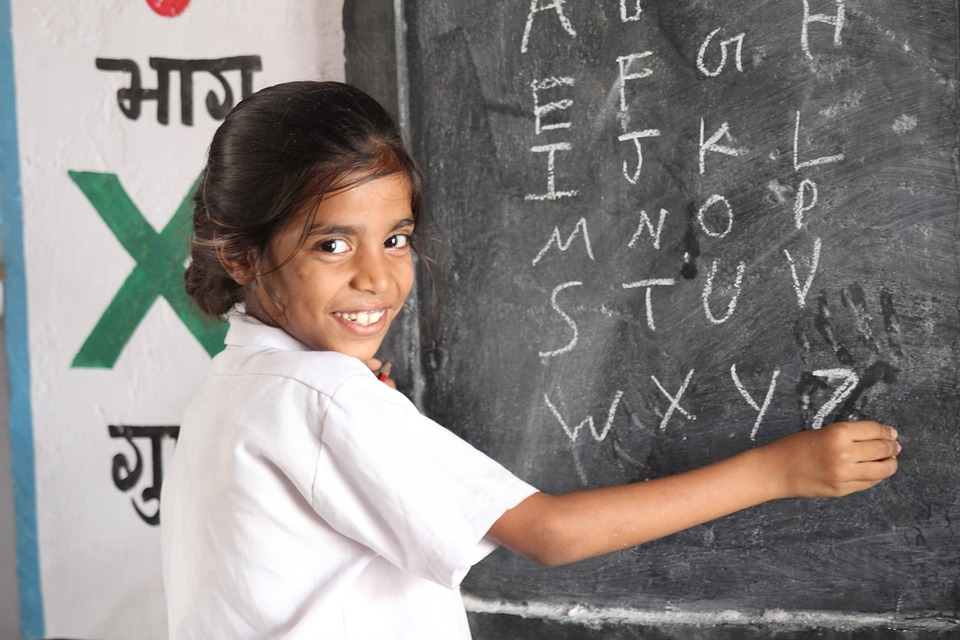
#> input picture samples/bg _before_image.jpg, 960 x 640 px
$ python -i smart_cropper.py   (imports and definitions only)
#> lines starting #> are read from the running program, lines starting #| are printed output that depends on the picture
#> further down, picture is the input picture: PIL image 960x640 RGB; mean R, G, B 136.9, 132.1, 130.1
### app/utils/image_utils.py
"""
app/utils/image_utils.py
Shared helpers for loading, validating, and encoding images.
"""

import io
import base64
from typing import Tuple

import numpy as np
from PIL import Image
from fastapi import HTTPException, UploadFile

ALLOWED_TYPES = {"image/jpeg", "image/png", "image/webp", "image/bmp", "image/tiff"}
MAX_FILE_SIZE_MB = 10


# [7 lines left out: function validate_upload, not called in this run]


async def read_image_bytes(file: UploadFile) -> bytes:
    data = await file.read()
    if len(data) > MAX_FILE_SIZE_MB * 1024 * 1024:
        raise HTTPException(
            status_code=413,
            detail=f"File too large. Maximum allowed size is {MAX_FILE_SIZE_MB} MB.",
        )
    return data


# [11 lines left out: functions bytes_to_pil, pil_to_bytes, not called in this run]


def pil_to_cv2(image: Image.Image) -> np.ndarray:
    import cv2
    rgb = np.array(image.convert("RGB"))
    return cv2.cvtColor(rgb, cv2.COLOR_RGB2BGR)


def cv2_to_pil(arr: np.ndarray) -> Image.Image:
    import cv2
    rgb = cv2.cvtColor(arr, cv2.COLOR_BGR2RGB)
    return Image.fromarray(rgb)


# [4 lines left out: function image_to_base64, not called in this run]


def image_size_info(image: Image.Image) -> dict:
    return {"width": image.width, "height": image.height, "mode": image.mode}

### app/core/smart_cropper.py
"""
app/core/smart_cropper.py
Smart cropping: detect faces or salient regions and crop around them.
"""

from __future__ import annotations

import cv2
import numpy as np
from PIL import Image
from typing import Optional, Tuple, Literal

from app.utils.image_utils import pil_to_cv2, cv2_to_pil

CropMode = Literal["face", "object", "center"]

_FACE_CASCADE_PATH = cv2.data.haarcascades + "haarcascade_frontalface_default.xml"


def smart_crop(
    image: Image.Image,
    target_size: Tuple[int, int] = (512, 512),
    mode: CropMode = "face",
    padding_ratio: float = 0.25,
) -> Image.Image:
    arr = pil_to_cv2(image)

    if mode == "face":
        region = _detect_face_region(arr)
    elif mode == "object":
        region = _detect_salient_region(arr)
    else:
        region = None

    if region is None:
        cropped = _center_crop(arr, target_size)
    else:
        x, y, w, h = _expand_region(region, arr.shape, padding_ratio)
        cropped = arr[y: y + h, x: x + w]

    resized = cv2.resize(cropped, target_size, interpolation=cv2.INTER_LANCZOS4)
    return cv2_to_pil(resized)


def _detect_face_region(
    bgr: np.ndarray,
) -> Optional[Tuple[int, int, int, int]]:
    cascade = cv2.CascadeClassifier(_FACE_CASCADE_PATH)
    gray = cv2.cvtColor(bgr, cv2.COLOR_BGR2GRAY)
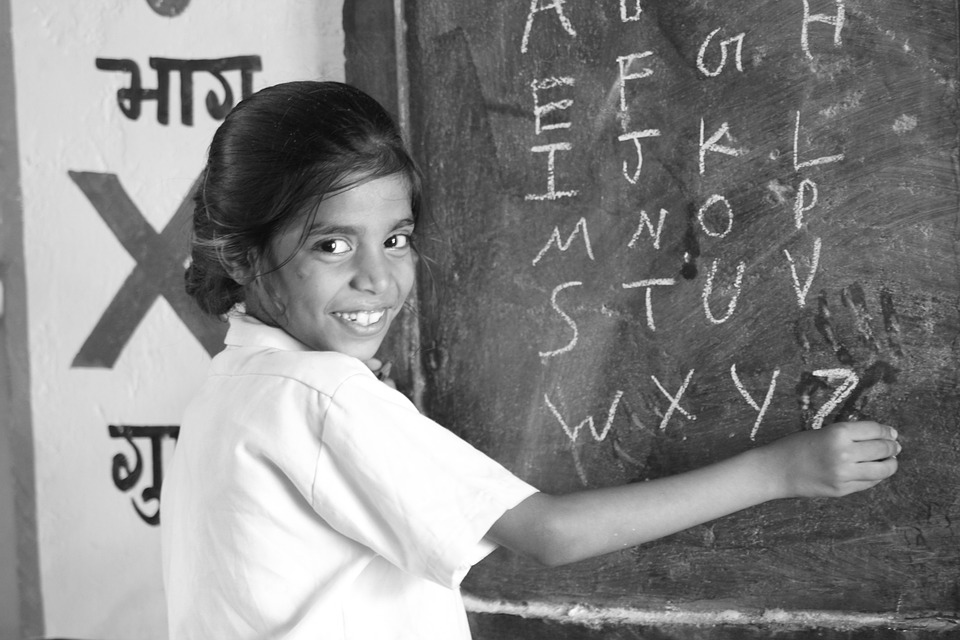
#> gray: shape (640, 960); min 7, max 255, mean 133.3
    gray = cv2.equalizeHist(gray)
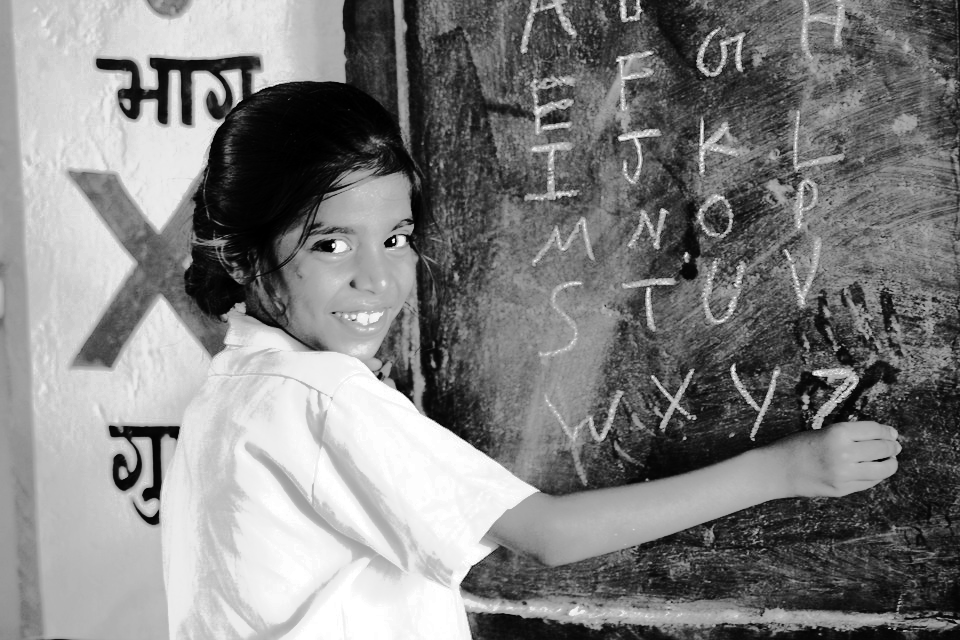
#> gray: shape (640, 960); min 0, max 255, mean 128.5

    faces = cascade.detectMultiScale(
        gray,
        scaleFactor=1.1,
        minNeighbors=5,
        minSize=(60, 60),
        flags=cv2.CASCADE_SCALE_IMAGE,
    )
#> faces = [[295, 185, 145, 145]]
    if len(faces) == 0:
        return None

    largest = max(faces, key=lambda f: f[2] * f[3])
#> largest = [295, 185, 145, 145]
#> in smart_crop, `region = _detect_face_region(arr)`: region = (295, 185, 145, 145)
    return tuple(largest)


def _detect_salient_region(
    bgr: np.ndarray,
) -> Optional[Tuple[int, int, int, int]]:
    h, w = bgr.shape[:2]
    margin_x, margin_y = int(w * 0.15), int(h * 0.15)
    rect = (margin_x, margin_y, w - 2 * margin_x, h - 2 * margin_y)

    mask = np.zeros((h, w), np.uint8)
    bgd_model = np.zeros((1, 65), np.float64)
    fgd_model = np.zeros((1, 65), np.float64)

    try:
        cv2.grabCut(bgr, mask, rect, bgd_model, fgd_model, 5, cv2.GC_INIT_WITH_RECT)
    except cv2.error:
        return None

    fg_mask = np.where(
        (mask == cv2.GC_FGD) | (mask == cv2.GC_PR_FGD), 255, 0
    ).astype(np.uint8)
    coords = cv2.findNonZero(fg_mask)
    if coords is None:
        return None

    x, y, bw, bh = cv2.boundingRect(coords)
    if bw < 20 or bh < 20:
        return None
    return x, y, bw, bh


def _expand_region(
    region: Tuple[int, int, int, int],
    shape: Tuple[int, int, int],
    ratio: float,
) -> Tuple[int, int, int, int]:
#> called with region = (295, 185, 145, 145), shape = (640, 960, 3), ratio = 0.25
    x, y, w, h = region
#> x = 295; y = 185; w = 145; h = 145
    img_h, img_w = shape[:2]
    pad_x = int(w * ratio)
#> pad_x = 36
    pad_y = int(h * ratio)
#> pad_y = 36
    x0 = max(0, x - pad_x)
#> x0 = 259
    y0 = max(0, y - pad_y)
#> y0 = 149
    x1 = min(img_w, x + w + pad_x)
#> x1 = 476
    y1 = min(img_h, y + h + pad_y)
#> y1 = 366
    return x0, y0, x1 - x0, y1 - y0


def _center_crop(
    bgr: np.ndarray,
    target_size: Tuple[int, int],
) -> np.ndarray:
    h, w = bgr.shape[:2]
    side = min(h, w)
    x = (w - side) // 2
    y = (h - side) // 2
    return bgr[y: y + side, x: x + side]

>>> from PIL import Image
>>> picture = Image.open('../../samples/bg _before_image.jpg')
>>> result = smart_crop(picture)
#> in smart_crop, `x, y, w, h = _expand_region(region, arr.shape, padding_ratio)`: x = 259; y = 149; w = 217
#> in smart_crop, `cropped = arr[y: y + h, x: x + w]`:
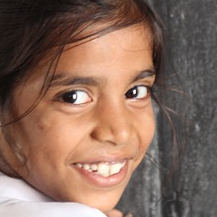
#> cropped: shape (217, 217, 3); mean B, G, R 91.7, 105.5, 134.1
